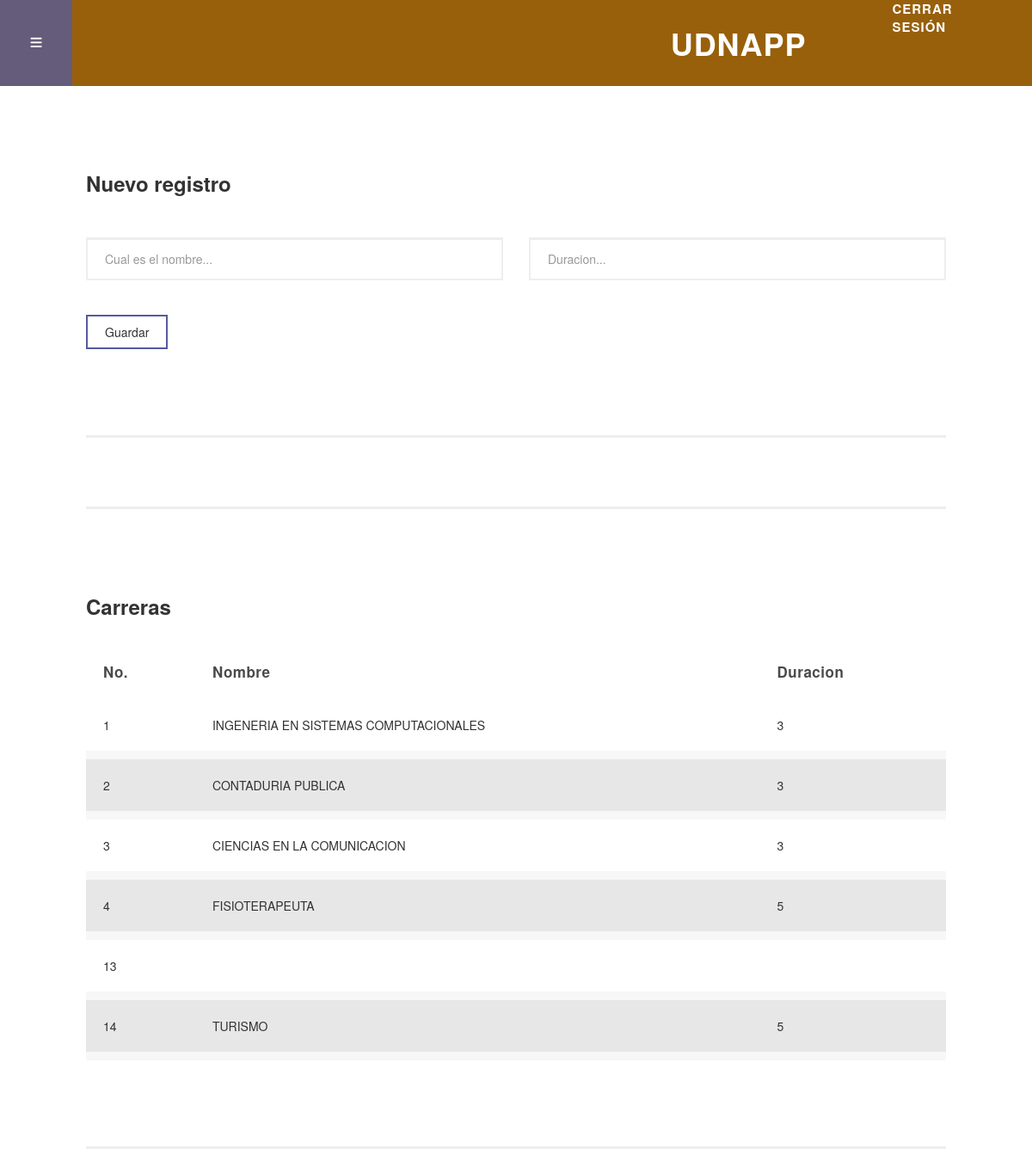
The app's page /carreras.php (signed in), older data.
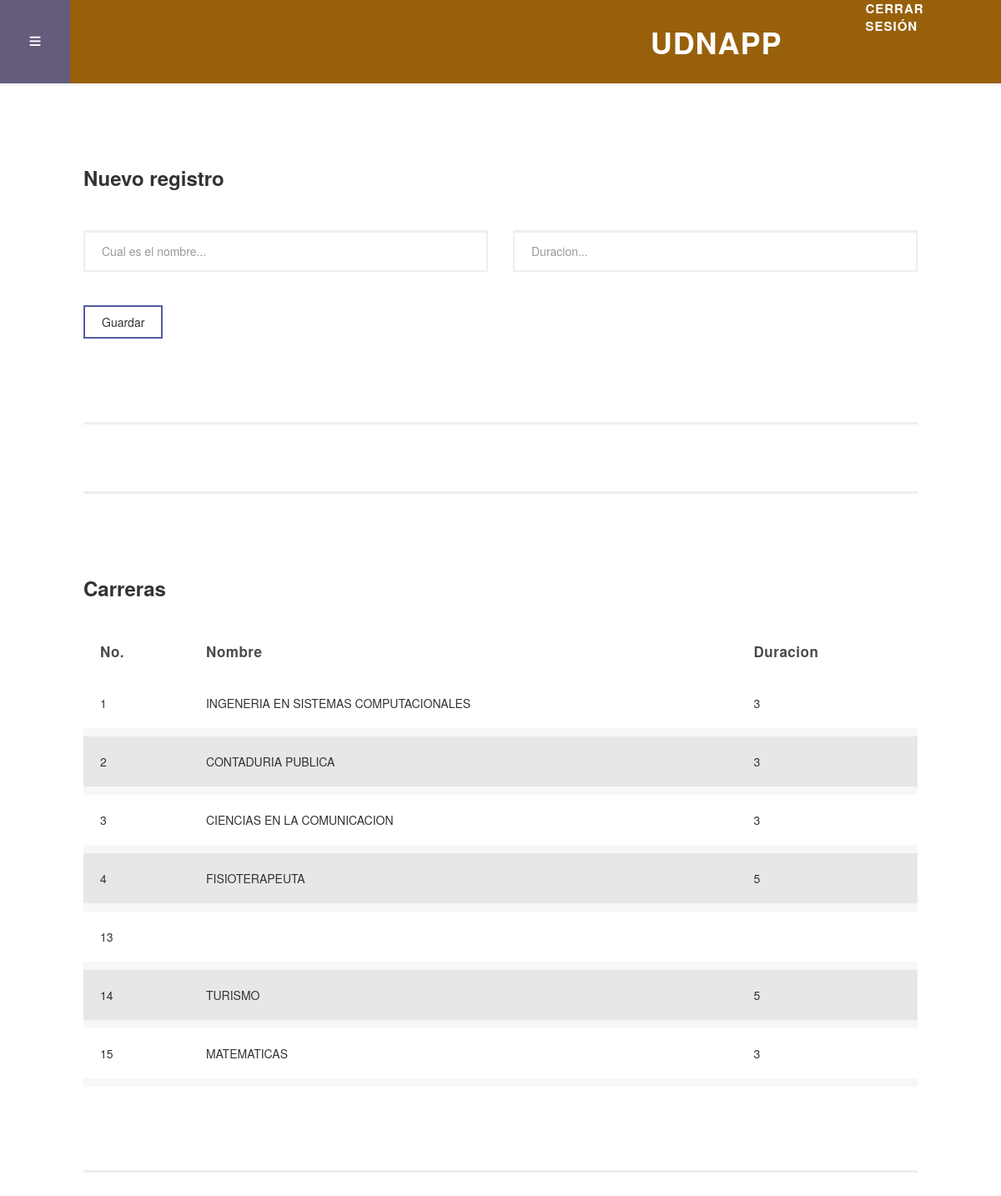
The same page, newer data.
### tables this page shows
CREATE TABLE `carreras` (
  `idcarreras` int NOT NULL,
  `nombres` varchar(50) DEFAULT NULL,
  `duracion` varchar(50) DEFAULT NULL
);

### carreras.php (the view, shortened to what this page needs)
<!DOCTYPE html>
<html lang="en">
  <head>
<?php
                        require 'C:\xampp\htdocs\UDNApp\php\conf.php';
?>
    <link href="vendor/bootstrap/css/bootstrap.min.css" rel="stylesheet">
    <link rel="stylesheet" href="assets/css/fontawesome.css">
    <link rel="stylesheet" href="assets/css/templatemo-style.css">
    <link rel="stylesheet" href="assets/css/owl.css">
  <link rel="stylesheet" href="https://maxcdn.bootstrapcdn.com/bootstrap/3.3.6/css/bootstrap.min.css" />
  </head>
<body class="is-preload">
    <div id="wrapper">
        <div id="main">
          <div class="inner">
             <?php
       require_once('header.php');
       ?>
            <section class="forms">
              <div class="container-fluid">
                <div class="row">
                  <div class="col-md-12">
                    <div class="section-heading">
                      <h2>Nuevo registro</h2>
                    </div>
                    <form id="contact" action="" method="post">
                      <div class="row">
                        <div class="col-md-6">
                          <fieldset>
                            <input name="nombre" type="text" class="form-control" id="nombre"  placeholder="Cual es el nombre..." required="required">
                          </fieldset>
                        </div>
                        <div class="col-md-6">
                          <fieldset>
                            <input name="duracion" type="id_products" class="form-control" id="duracion" placeholder="Duracion..." pattern="-?[0-9]*(\.[0-9]+)?" id="id_products" required="required">
                          </fieldset>
                        </div>
                        <div class="col-md-12">
                          <button type="submit" id="form-submit" name="form-submit" class="button">Guardar</button>
                        </div>
                      </div>
                    </form>
                  </div>
                </div>
              </div>
            </section>
            <section class="tables">
              <div class="container-fluid">
                <div class="row">
                  <div class="col-md-12">
                    <div class="section-heading">
                      <h2>Carreras</h2>
                    </div>
                    <div class="table-responsive">
                      <table id="editable_table">
                        <thead>
                          <tr>
                            <th>No.</th>
                            <th>Nombre</th>
                            <th>Duracion</th>
                          </tr>
                        </thead>
                        <tbody>
                          <tr>
                              <?php
			$sql="SELECT * FROM carreras";
			$result=mysqli_query($connect,$sql);
			while ($mostrar=mysqli_fetch_array($result)){
			?>
                             <td><?php echo $mostrar['idcarreras']?></td>
                             <td><?php echo $mostrar['nombres'] ?></td>
                             <td><?php echo $mostrar['duracion'] ?></td>
                         </tr>
                         <?php
                    }
                         ?>
                        </tbody>
                      </table>
                    </div>
                  </div>
                </div>
              </div>
            </section>
          </div>
        </div>
    </div>
</body>
  </body>
</html>

### header.php
<header id="header">
              <div class="logo">
                <a href="main.php">UDNApp</a>
              </div>
               <div class="logout">
                <a href="php/logout.php">Cerrar sesión</a>
               </div>
</header>

### assets/css/templatemo-style.css (style rules this page uses)
body { font-family: 'Roboto Slab', sans-serif; }
input, select, textarea { outline: none; }
.primary-button a, button { font-size: 14px; font-weight: 700; text-transform: uppercase; background-color: transparent; display: inline-block; padding: 8px 20px; color: #535ba0; border: 2px solid #535ba0; transition: all 0.5s; }
section { border-bottom: 3px solid #eee; padding-bottom: 100px; }
#wrapper { display: -moz-flex; display: -webkit-flex; display: -ms-flex; display: flex; -moz-flex-direction: row-reverse; -webkit-flex-direction: row-reverse; -ms-flex-direction: row-reverse; flex-direction: row-reverse; min-height: 100vh; }
#main { -moz-flex-grow: 1; -webkit-flex-grow: 1; -ms-flex-grow: 1; flex-grow: 1; -moz-flex-shrink: 1; -webkit-flex-shrink: 1; -ms-flex-shrink: 1; flex-shrink: 1; width: 100%; }
#main > .inner { padding: 100px; }
section.tables { margin-top: 80px; border-top: 3px solid #eee!important; padding-top: 100px; }
section.tables .container-fluid { padding-left: 0px; padding-right: 0px; }
table { width: 100%; }
table tbody tr { border-left: 0; border-right: 0; border-bottom: 10px solid #f7f7f7; }
table td { padding: 20px; }
table th { padding: 0px 20px 20px 20px; font-size: 17px; font-weight: 700; letter-spacing: 0.5px; text-align: left; text-transform: capitalize; }
table tbody tr { background-color: #e7e7e7; }
table tbody tr:nth-child(2n + 1) { background-color: #fff; }
table th { color: #4a4a4a; }
section.forms { margin-top: 90px; }
section.forms .container-fluid { padding-left: 0px; padding-right: 0px; }
.forms input, .forms select { font-size: 14px; color: #7a7a7a; width: 100%; height: 50px; border-radius: 0px; border: 2px solid #eee; outline: none; padding-left: 20px; line-height: 50px; margin-bottom: 40px; }
.section-heading h2 { margin-top: 0px; font-size: 24px; font-weight: 700; margin-bottom: 50px; }
#header { display: -moz-flex; display: -webkit-flex; display: -ms-flex; display: flex; position: relative; background-color: #98600b; margin: -100px -100px 100px -100px; }
#header .logo { text-align: right; display: inline-block; width: 100%; height: 100px; line-height: 100px; }
#header .logo a { font-size: 36px; text-transform: uppercase; letter-spacing: 1px; color: #fff; font-weight: 700; margin-right: 100px; }
#header .logout a { font-size: 15px; text-transform: uppercase; letter-spacing: 1px; color: #fff; font-weight: 700; margin-right: 50px; }

Row changes from the older to the newer data that the page shows:
added carreras: idcarreras "15", nombres "MATEMATICAS", duracion "3"
